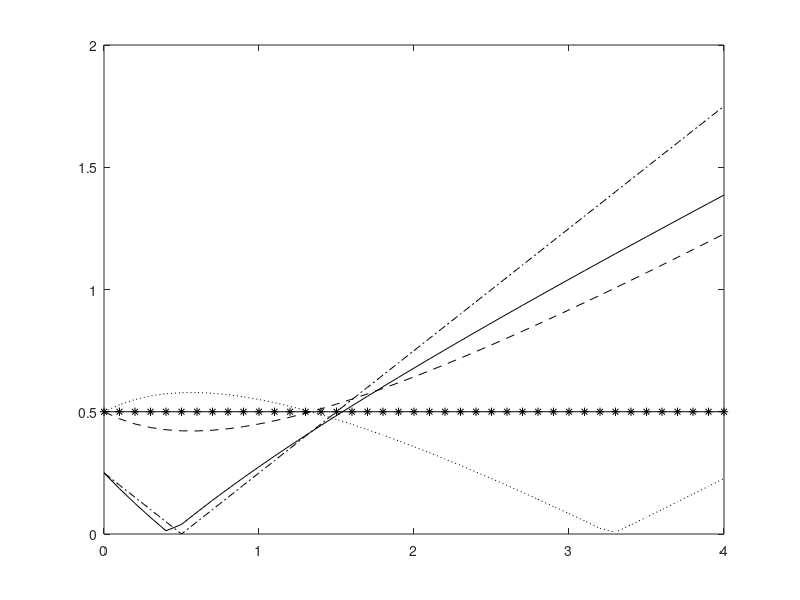

The MATLAB source for this figure: (Note: this script raises an error after producing the figure.)
clc;close all
alpha=0:0.1:4;
beta=0.5
gamma=0.25
MB=abs(alpha*beta-3/4*((1+beta*alpha.^2)./(3+2*alpha)))
MC=abs((-1.5)*((1+beta*alpha.^2)./(3+2*alpha)))
MD=abs(1-1.5*((1+beta*alpha.^2)./(3+2*alpha)))
MBH=abs(alpha*beta-gamma)
MCH=abs(-2*gamma)*ones(1,41)
MDH=abs(1-2*gamma)*ones(1,41)
plot(alpha,MB,'k-',alpha,MC,'k--',alpha,MD,'k:')
hold on
plot(alpha,MBH,'k-.',alpha,MCH,'k-*',alpha,MDH,'k-O')
xlabel('$$\alpha$$','Interpreter','latex')
ylabel('$$|\frac{M}{\frac{PL}{4}}|$$','Interpreter','latex')
legend('MB','MC','MD','MB-hinge','MC-hinge','MD-hinge','Location','northwest');
axis([0,5,0,2])
print(gcf,'-r800','-dpng','filename.png')
